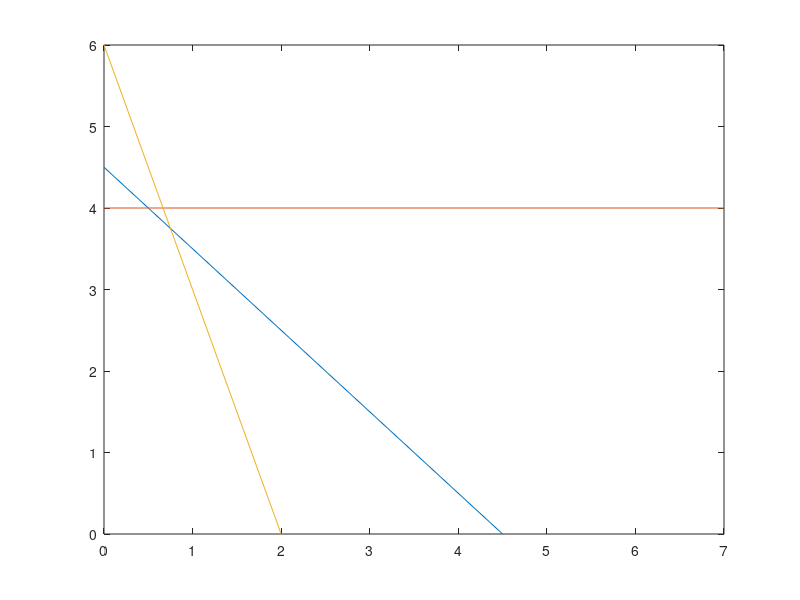

This figure's MATLAB source:
title({'Taller Método Gráfico';'Ejercicio 1 - Maximización'})

x1 = [4.5 0];
y = [0 4.5];

z = [0 7];
w = [4 4];

a = [0 2];
b = [6 0];

plot(x1,y);
hold on;

plot(z,w);
hold on;

plot(a,b);
hold on;

hold off;